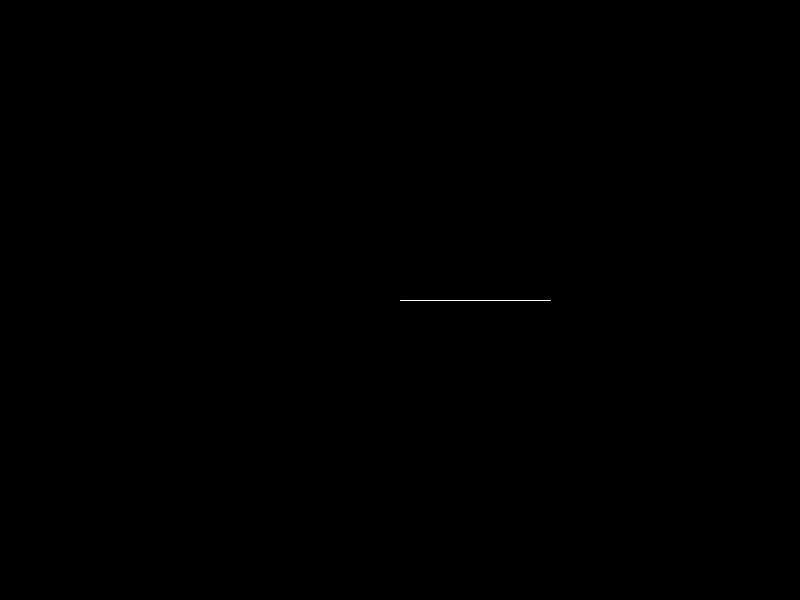
Frame 1 (no input)
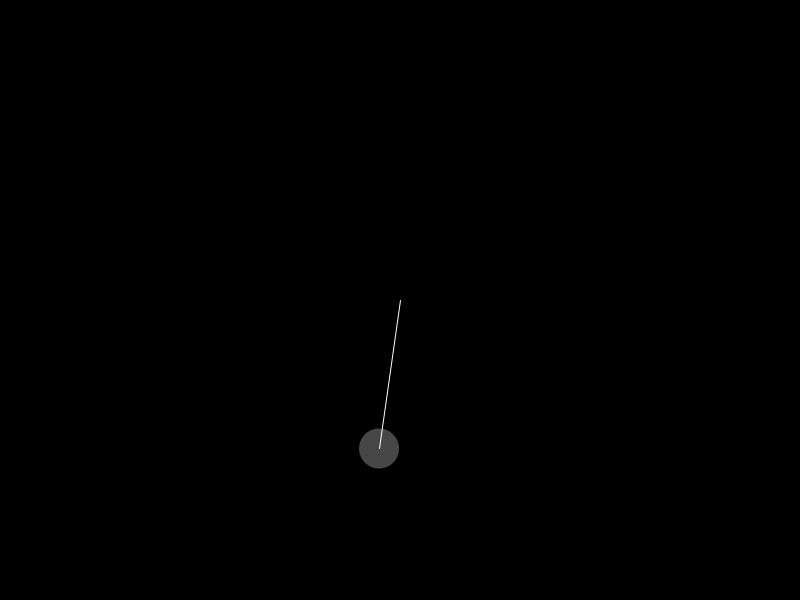
Frame 60 (the mouse pressed at the canvas centre just before this capture)
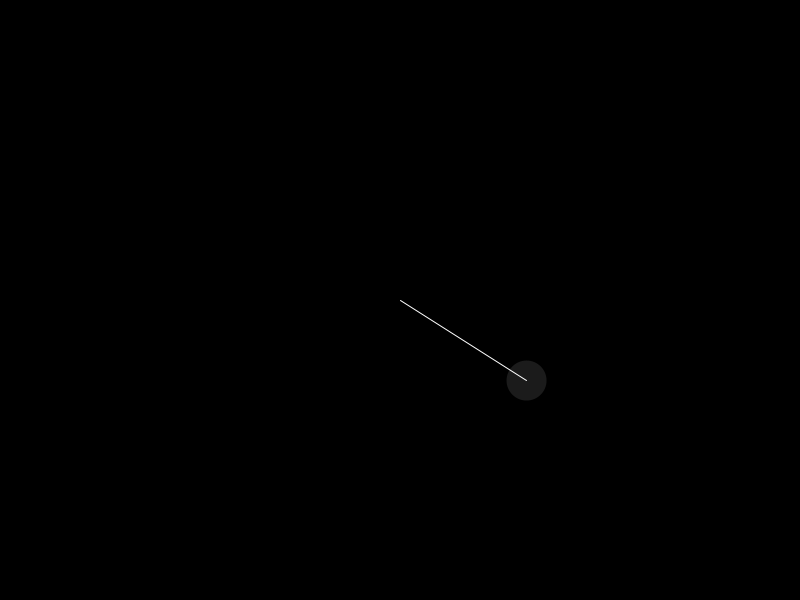
Frame 120 (the mouse held since frame 60 and released just before this capture)

The Processing sketch that drew these frames (run headless with seeded random() and noise(); from frame 60 on, the mouse is pressed at the canvas centre):

// Processing sketch: polar_coor_26_05_22
// ── polar_coor_26_05_22.pde
float a = 0.0;
float radius = 150;
float vel = 0;
float acc = 0.001;

float x_offset = 0;

void setup(){
  size(800, 600);
  //background(0);
}

void draw(){
  background(0);  
  
  float x = (width/2) + (radius * cos(a));
  float y = (height/2) + (radius * sin(a));
  
  float temp = (a + vel) % TWO_PI;
  
  color c = color(map(temp, 0, TWO_PI, 0, 255));
  
  noStroke();
  fill(c);
  ellipse(x, y, 40, 40);
  stroke(255);
  line(width/2, height/2, x, y);
  
  a += vel;
  vel += acc;
  
  vel = constrain(vel, 0, 0.1);
  
}
